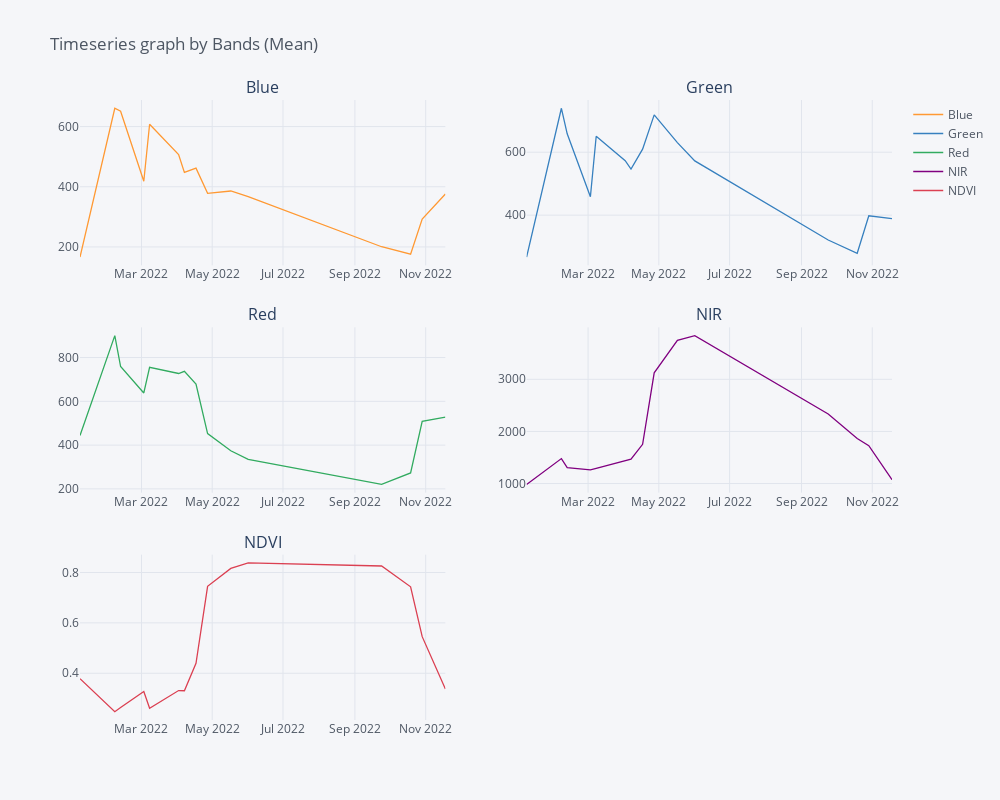

Write notebook code for a chart like this one.
### Code cell
groupMean.iplot(kind='line', subplots=True, subplot_titles=True,
                title='Timeseries graph by Bands (Mean)', 
                vertical_spacing=0.1, dimensions=(1000, 800))

### Figure 1 — Plotly figure (JSON) as saved in the notebook; plotly's stock layout.template omitted (floating-point values rounded to 4 significant figures)
{"data": [{"line": {"color": "rgba(255, 153, 51, 1.0)", "dash": "solid", "shape": "linear", "width": 1.3}, "mode": "lines", "name": "Blue", "text": "", "type": "scatter", "x": ["2022-01-07", "2022-02-06", "2022-02-11", "2022-03-03", "2022-03-08", "2022-04-02", "2022-04-07", "2022-04-17", "2022-04-27", "2022-05-17", "2022-06-01", "2022-09-24", "2022-10-19", "2022-10-29", "2022-11-18"], "xaxis": "x", "y": [166.4, 660.9, 651.1, 418.4, 608.0, 506.7, 447.7, 461.9, 378.3, 386.0, 367.4, 200.7, 175.8, 292.5, 376.1], "yaxis": "y"}, {"line": {"color": "rgba(55, 128, 191, 1.0)", "dash": "solid", "shape": "linear", "width": 1.3}, "mode": "lines", "name": "Green", "text": "", "type": "scatter", "x": ["2022-01-07", "2022-02-06", "2022-02-11", "2022-03-03", "2022-03-08", "2022-04-02", "2022-04-07", "2022-04-17", "2022-04-27", "2022-05-17", "2022-06-01", "2022-09-24", "2022-10-19", "2022-10-29", "2022-11-18"], "xaxis": "x2", "y": [266.8, 739.5, 658.4, 458.4, 650.6, 573.2, 546.5, 609.5, 718.6, 630.5, 572.3, 321.0, 279.0, 398.1, 388.6], "yaxis": "y2"}, {"line": {"color": "rgba(50, 171, 96, 1.0)", "dash": "solid", "shape": "linear", "width": 1.3}, "mode": "lines", "name": "Red", "text": "", "type": "scatter", "x": ["2022-01-07", "2022-02-06", "2022-02-11", "2022-03-03", "2022-03-08", "2022-04-02", "2022-04-07", "2022-04-17", "2022-04-27", "2022-05-17", "2022-06-01", "2022-09-24", "2022-10-19", "2022-10-29", "2022-11-18"], "xaxis": "x3", "y": [443.5, 900.3, 759.0, 638.2, 755.1, 727.2, 736.8, 679.0, 452.6, 374.3, 334.5, 220.5, 272.9, 508.7, 527.7], "yaxis": "y3"}, {"line": {"color": "rgba(128, 0, 128, 1.0)", "dash": "solid", "shape": "linear", "width": 1.3}, "mode": "lines", "name": "NIR", "text": "", "type": "scatter", "x": ["2022-01-07", "2022-02-06", "2022-02-11", "2022-03-03", "2022-03-08", "2022-04-02", "2022-04-07", "2022-04-17", "2022-04-27", "2022-05-17", "2022-06-01", "2022-09-24", "2022-10-19", "2022-10-29", "2022-11-18"], "xaxis": "x4", "y": [983.4, 1479.0, 1307.0, 1261.0, 1290.0, 1448.0, 1466.0, 1752.0, 3124.0, 3747.0, 3838.0, 2335.0, 1865.0, 1725.0, 1073.0], "yaxis": "y4"}, {"line": {"color": "rgba(219, 64, 82, 1.0)", "dash": "solid", "shape": "linear", "width": 1.3}, "mode": "lines", "name": "NDVI", "text": "", "type": "scatter", "x": ["2022-01-07", "2022-02-06", "2022-02-11", "2022-03-03", "2022-03-08", "2022-04-02", "2022-04-07", "2022-04-17", "2022-04-27", "2022-05-17", "2022-06-01", "2022-09-24", "2022-10-19", "2022-10-29", "2022-11-18"], "xaxis": "x5", "y": [0.3784, 0.2472, 0.2638, 0.3276, 0.2609, 0.3313, 0.3305, 0.4396, 0.745, 0.8162, 0.838, 0.8259, 0.7432, 0.5453, 0.3372], "yaxis": "y5"}], "layout": {"annotations": [{"font": {"size": 16}, "showarrow": false, "text": "Blue", "x": 0.225, "xanchor": "center", "xref": "paper", "y": 1, "yanchor": "bottom", "yref": "paper"}, {"font": {"size": 16}, "showarrow": false, "text": "Green", "x": 0.775, "xanchor": "center", "xref": "paper", "y": 1, "yanchor": "bottom", "yref": "paper"}, {"font": {"size": 16}, "showarrow": false, "text": "Red", "x": 0.225, "xanchor": "center", "xref": "paper", "y": 0.6333, "yanchor": "bottom", "yref": "paper"}, {"font": {"size": 16}, "showarrow": false, "text": "NIR", "x": 0.775, "xanchor": "center", "xref": "paper", "y": 0.6333, "yanchor": "bottom", "yref": "paper"}, {"font": {"size": 16}, "showarrow": false, "text": "NDVI", "x": 0.225, "xanchor": "center", "xref": "paper", "y": 0.2667, "yanchor": "bottom", "yref": "paper"}], "height": 800, "legend": {"bgcolor": "#F5F6F9", "font": {"color": "#4D5663"}}, "paper_bgcolor": "#F5F6F9", "plot_bgcolor": "#F5F6F9", "title": {"font": {"color": "#4D5663"}, "text": "Timeseries graph by Bands (Mean)"}, "width": 1000, "xaxis": {"anchor": "y", "autorange": true, "domain": [0, 0.45], "gridcolor": "#E1E5ED", "range": ["2022-01-07", "2022-11-18"], "showgrid": true, "tickfont": {"color": "#4D5663"}, "title": {"font": {"color": "#4D5663"}, "text": ""}, "type": "date", "zerolinecolor": "#E1E5ED"}, "xaxis2": {"anchor": "y2", "autorange": true, "domain": [0.55, 1], "gridcolor": "#E1E5ED", "range": ["2022-01-07", "2022-11-18"], "showgrid": true, "tickfont": {"color": "#4D5663"}, "title": {"font": {"color": "#4D5663"}, "text": ""}, "type": "date", "zerolinecolor": "#E1E5ED"}, "xaxis3": {"anchor": "y3", "autorange": true, "domain": [0, 0.45], "gridcolor": "#E1E5ED", "range": ["2022-01-07", "2022-11-18"], "showgrid": true, "tickfont": {"color": "#4D5663"}, "title": {"font": {"color": "#4D5663"}, "text": ""}, "type": "date", "zerolinecolor": "#E1E5ED"}, "xaxis4": {"anchor": "y4", "autorange": true, "domain": [0.55, 1], "gridcolor": "#E1E5ED", "range": ["2022-01-07", "2022-11-18"], "showgrid": true, "tickfont": {"color": "#4D5663"}, "title": {"font": {"color": "#4D5663"}, "text": ""}, "type": "date", "zerolinecolor": "#E1E5ED"}, "xaxis5": {"anchor": "y5", "autorange": true, "domain": [0, 0.45], "gridcolor": "#E1E5ED", "range": ["2022-01-07", "2022-11-18"], "showgrid": true, "tickfont": {"color": "#4D5663"}, "title": {"font": {"color": "#4D5663"}, "text": ""}, "type": "date", "zerolinecolor": "#E1E5ED"}, "yaxis": {"anchor": "x", "autorange": true, "domain": [0.7333, 1], "gridcolor": "#E1E5ED", "range": [139.0, 688.4], "showgrid": true, "tickfont": {"color": "#4D5663"}, "title": {"font": {"color": "#4D5663"}, "text": ""}, "type": "linear", "zerolinecolor": "#E1E5ED"}, "yaxis2": {"anchor": "x2", "autorange": true, "domain": [0.7333, 1], "gridcolor": "#E1E5ED", "range": [240.5, 765.8], "showgrid": true, "tickfont": {"color": "#4D5663"}, "title": {"font": {"color": "#4D5663"}, "text": ""}, "type": "linear", "zerolinecolor": "#E1E5ED"}, "yaxis3": {"anchor": "x3", "autorange": true, "domain": [0.3667, 0.6333], "gridcolor": "#E1E5ED", "range": [182.7, 938.0], "showgrid": true, "tickfont": {"color": "#4D5663"}, "title": {"font": {"color": "#4D5663"}, "text": ""}, "type": "linear", "zerolinecolor": "#E1E5ED"}, "yaxis4": {"anchor": "x4", "autorange": true, "domain": [0.3667, 0.6333], "gridcolor": "#E1E5ED", "range": [824.7, 3997.0], "showgrid": true, "tickfont": {"color": "#4D5663"}, "title": {"font": {"color": "#4D5663"}, "text": ""}, "type": "linear", "zerolinecolor": "#E1E5ED"}, "yaxis5": {"anchor": "x5", "autorange": true, "domain": [0, 0.2667], "gridcolor": "#E1E5ED", "range": [0.2144, 0.8709], "showgrid": true, "tickfont": {"color": "#4D5663"}, "title": {"font": {"color": "#4D5663"}, "text": ""}, "type": "linear", "zerolinecolor": "#E1E5ED"}}}
